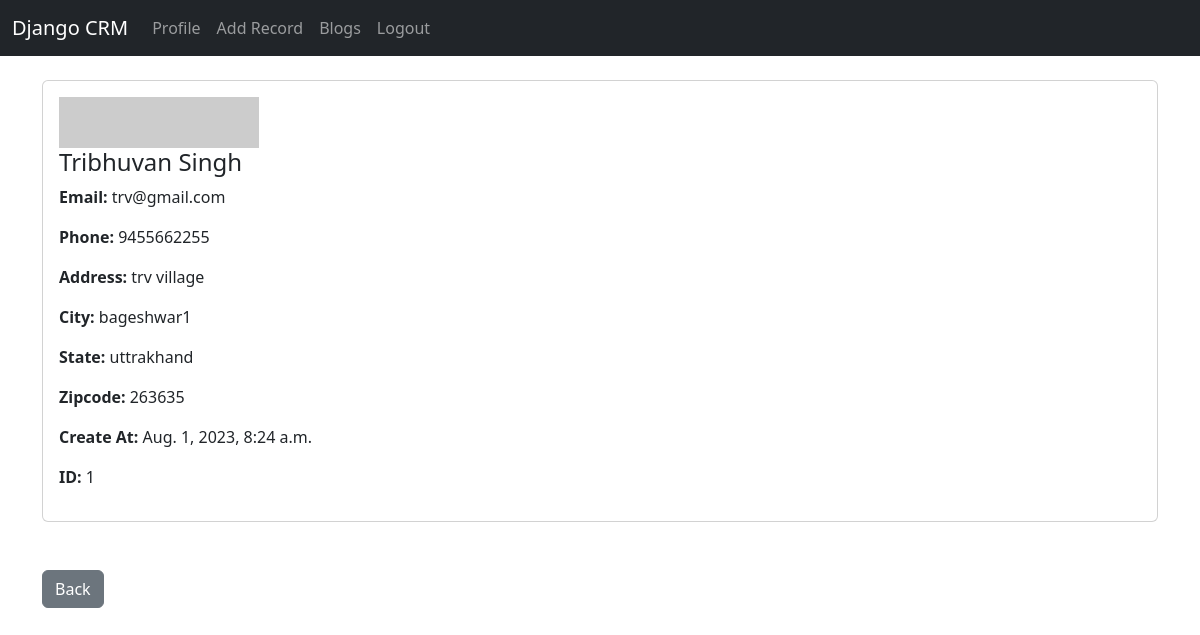
The page /record/1 (signed in) on the database its author committed.
### website/models.py (models this page shows, shortened)
class Record(models.Model):
	created_at = models.DateTimeField(auto_now_add=True)
	first_name = models.CharField(max_length=50)
	last_name =  models.CharField(max_length=50)
	email =  models.CharField(max_length=100)
	phone = models.CharField(max_length=15)
	address =  models.CharField(max_length=100)
	city =  models.CharField(max_length=50)
	state =  models.CharField(max_length=50)
	zipcode =  models.CharField(max_length=20)

### website/views.py (the view)
# urls.py: path('record/<int:pk>', views.customer_record, name='record'),
def customer_record(request, pk):
	if request.user.is_authenticated:
		customer_record = Record.objects.get(id=pk)
		return render(request, 'record.html', {'customer_record':customer_record})
	else:
		messages.success(request, "You Must Be Logged In To View That Page...")
		return redirect('home')

### website/templates/record.html (shortened to what this page needs)
{% extends 'base.html' %}
{% block content %}
<div class="card">
    <div class="card-body">
        <img src="https://fastly.picsum.photos/id/787/200/300.jpg?hmac=XItcL1ki66gQzP2FwRZjLbruiohUmaOYs9mmlDZe9KE" alt="User Image" width="200" class="float-left">
        <h4 class="card-title">
            {{ customer_record.first_name }} {{ customer_record.last_name }}
        </h4>
        <p class="card-text">
            <strong>Email: </strong>{{ customer_record.email }}
        </p>
        <p class="card-text">
            <strong>Phone: </strong>{{ customer_record.phone }}
        </p>
        <p class="card-text">
            <strong>Address: </strong>{{ customer_record.address }}
        </p>
        <p class="card-text">
            <strong>City: </strong>{{ customer_record.city }}
        </p>
        <p class="card-text">
            <strong>State: </strong>{{ customer_record.state }}
        </p>
        <p class="card-text">
            <strong>Zipcode: </strong>{{ customer_record.zipcode }}
        </p>
        <p class="card-text">
            <strong>Create At: </strong>{{ customer_record.created_at }}
        </p>
        <p class="card-text">
            <strong>ID: </strong>{{ customer_record.id }}
        </p>
    </div>
</div>
<br/><br/>
<a href="{% url 'home' %}" class="btn btn-secondary">Back</a>
{% endblock %}

### rows shown on the page
Record: first_name "Tribhuvan", last_name "Singh", email "trv@gmail.com", phone "9455662255", address "trv village", city "bageshwar1", state "uttrakhand", zipcode "263635", created_at "Aug. 1, 2023, 8:24 a.m.", id "1"
